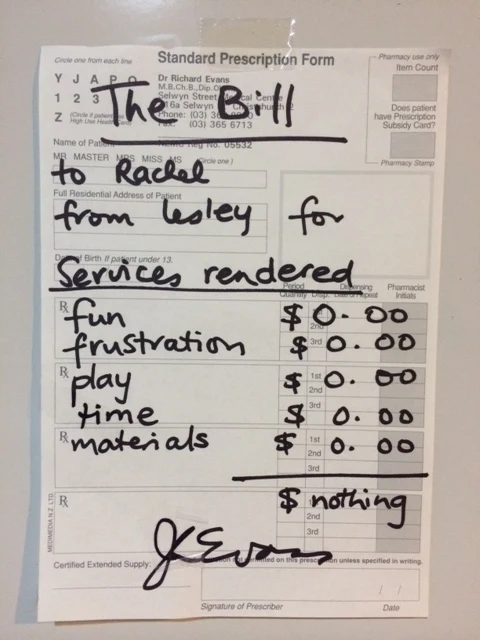
#> input picture input_images/invoice.png, 480 x 640 px
$ python -i ocr_utils.py   (imports and definitions only)
#> lines starting #> are read from the running program, lines starting #| are printed output that depends on the picture
#> further down, picture is the input picture: PIL image 480x640 RGB; mean R, G, B 186.2, 178.6, 172.5
"""
Utility functions for handwritten OCR processing
"""

import os
import json
from pathlib import Path
from typing import List, Dict, Tuple
from PIL import Image, ImageEnhance, ImageFilter, ImageOps
import numpy as np

class ImageProcessor:
    """Advanced image processing utilities for OCR"""

    @staticmethod
    def enhance_handwriting(image: Image.Image) -> Image.Image:
        """
        Apply specific enhancements for handwritten text recognition
        """
        # Convert to grayscale if not already
        if image.mode != 'L':
            image = image.convert('L')

        # Auto-contrast to improve text visibility
        image = ImageOps.autocontrast(image, cutoff=2)
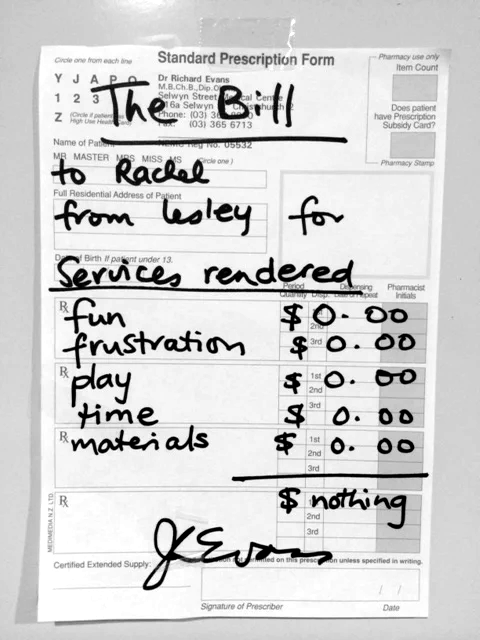
#> image: PIL image 480x640 L; min 0, max 255, mean 211.2

        # Enhance contrast specifically for handwriting
        enhancer = ImageEnhance.Contrast(image)
        image = enhancer.enhance(1.8)
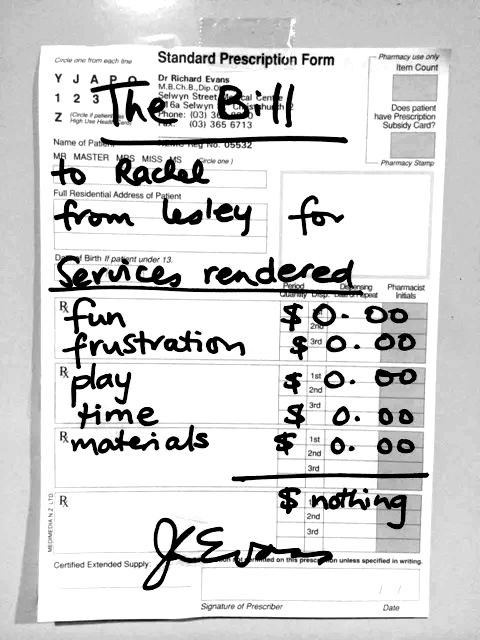
#> image: PIL image 480x640 L; min 0, max 255, mean 211.9

        # Sharpen to make text edges clearer
        enhancer = ImageEnhance.Sharpness(image)
        image = enhancer.enhance(2.2)

        # Apply unsharp mask for better text definition
        image = image.filter(ImageFilter.UnsharpMask(radius=1, percent=150, threshold=3))
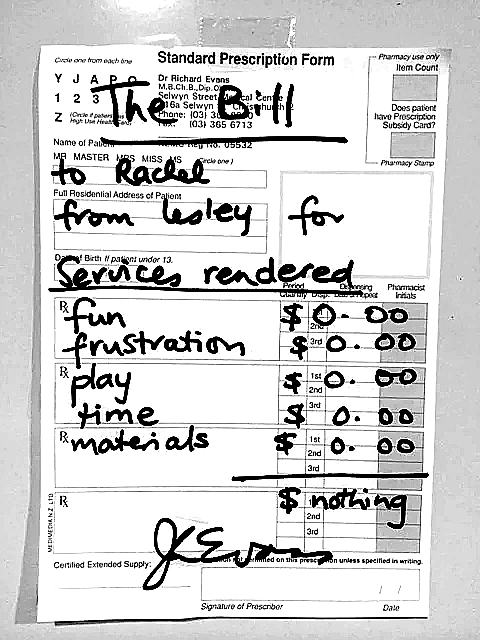
#> image: PIL image 480x640 L; min 0, max 255, mean 209.7

        return image.convert('RGB')

    # [60 lines left out: functions detect_text_regions, adaptive_split, not called in this run]

class ResultsManager:
    """Manage OCR results and output formatting"""

    # [139 lines left out: functions format_extracted_text, create_summary_report, export_to_formats, validate_image_file, get_image_info, print_processing_stats, not called in this run]

>>> from PIL import Image
>>> picture = Image.open('input_images/invoice.png')
>>> result = ImageProcessor().enhance_handwriting(picture)
